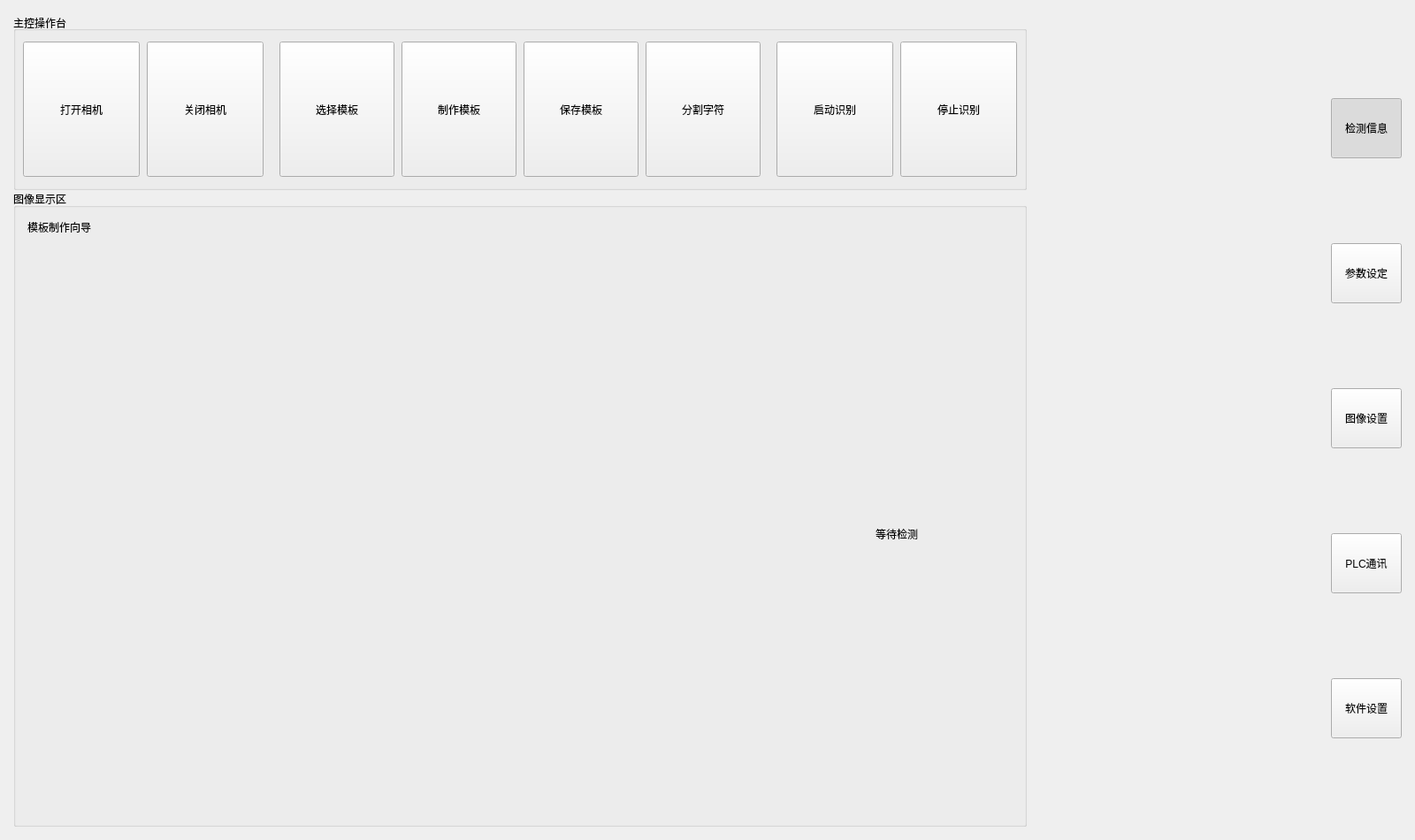
<?xml version="1.0" encoding="UTF-8"?>
<ui version="4.0">
 <class>MainWindow</class>
 <widget class="QWidget" name="MainWindow">
  <property name="geometry">
   <rect>
    <x>0</x>
    <y>0</y>
    <width>1600</width>
    <height>950</height>
   </rect>
  </property>
  <property name="windowTitle">
   <string>智能视觉检测系统</string>
  </property>
  <layout class="QHBoxLayout" name="horizontalLayout_mainWindow" stretch="10,3,0">
   <property name="spacing">
    <number>0</number>
   </property>
   <property name="leftMargin">
    <number>15</number>
   </property>
   <property name="topMargin">
    <number>15</number>
   </property>
   <property name="rightMargin">
    <number>15</number>
   </property>
   <property name="bottomMargin">
    <number>15</number>
   </property>
   <item>
    <widget class="QWidget" name="widget_leftPanel" native="true">
     <property name="sizePolicy">
      <sizepolicy hsizetype="Expanding" vsizetype="Expanding">
       <horstretch>60</horstretch>
       <verstretch>0</verstretch>
      </sizepolicy>
     </property>
     <layout class="QVBoxLayout" name="verticalLayout_leftPanel">
      <property name="spacing">
       <number>0</number>
      </property>
      <property name="leftMargin">
       <number>0</number>
      </property>
      <property name="topMargin">
       <number>0</number>
      </property>
      <property name="rightMargin">
       <number>0</number>
      </property>
      <property name="bottomMargin">
       <number>0</number>
      </property>
      <item>
       <widget class="QGroupBox" name="groupBox_mainControls">
        <property name="sizePolicy">
         <sizepolicy hsizetype="Expanding" vsizetype="Expanding">
          <horstretch>0</horstretch>
          <verstretch>0</verstretch>
         </sizepolicy>
        </property>
        <property name="minimumSize">
         <size>
          <width>0</width>
          <height>200</height>
         </size>
        </property>
        <property name="maximumSize">
         <size>
          <width>16777215</width>
          <height>200</height>
         </size>
        </property>
        <property name="title">
         <string>主控操作台</string>
        </property>
        <property name="alignment">
         <set>Qt::AlignLeading|Qt::AlignLeft|Qt::AlignVCenter</set>
        </property>
        <layout class="QHBoxLayout" name="horizontalLayout_mainControls" stretch="1,2,1">
         <property name="spacing">
          <number>18</number>
         </property>
         <property name="leftMargin">
          <number>8</number>
         </property>
         <property name="topMargin">
          <number>12</number>
         </property>
         <property name="rightMargin">
          <number>8</number>
         </property>
         <property name="bottomMargin">
          <number>12</number>
         </property>
         <item>
          <widget class="QWidget" name="widget_cameraControls">
           <layout class="QHBoxLayout" name="horizontalLayout_cameraControls">
            <property name="spacing">
             <number>8</number>
            </property>
            <property name="leftMargin">
             <number>0</number>
            </property>
            <property name="topMargin">
             <number>0</number>
            </property>
            <property name="rightMargin">
             <number>0</number>
            </property>
            <property name="bottomMargin">
             <number>0</number>
            </property>
            <item>
             <widget class="QToolButton" name="toolButton_openCamera">
              <property name="sizePolicy">
               <sizepolicy hsizetype="Expanding" vsizetype="Expanding">
                <horstretch>0</horstretch>
                <verstretch>0</verstretch>
               </sizepolicy>
              </property>
              <property name="minimumSize">
               <size>
                <width>0</width>
                <height>85</height>
               </size>
              </property>
              <property name="text">
               <string>打开相机</string>
              </property>
              <property name="icon">
               <iconset resource="../../resource/image.qrc">
                <normaloff>:/Img_Icon_camera3.ico</normaloff>:/Img_Icon_camera3.ico</iconset>
              </property>
              <property name="iconSize">
               <size>
                <width>48</width>
                <height>48</height>
               </size>
              </property>
              <property name="toolButtonStyle">
               <enum>Qt::ToolButtonTextUnderIcon</enum>
              </property>
             </widget>
            </item>
            <item>
             <widget class="QToolButton" name="toolButton_closeCamera">
              <property name="sizePolicy">
               <sizepolicy hsizetype="Expanding" vsizetype="Expanding">
                <horstretch>0</horstretch>
                <verstretch>0</verstretch>
               </sizepolicy>
              </property>
              <property name="minimumSize">
               <size>
                <width>0</width>
                <height>85</height>
               </size>
              </property>
              <property name="text">
               <string>关闭相机</string>
              </property>
              <property name="icon">
               <iconset resource="../../resource/image.qrc">
                <normaloff>:/1.png</normaloff>:/1.png</iconset>
              </property>
              <property name="iconSize">
               <size>
                <width>48</width>
                <height>48</height>
               </size>
              </property>
              <property name="toolButtonStyle">
               <enum>Qt::ToolButtonTextUnderIcon</enum>
              </property>
             </widget>
            </item>
           </layout>
          </widget>
         </item>
         <item>
          <widget class="QWidget" name="widget_templateControls">
           <layout class="QHBoxLayout" name="horizontalLayout_templateControls">
            <property name="spacing">
             <number>8</number>
            </property>
            <property name="leftMargin">
             <number>0</number>
            </property>
            <property name="topMargin">
             <number>0</number>
            </property>
            <property name="rightMargin">
             <number>0</number>
            </property>
            <property name="bottomMargin">
             <number>0</number>
            </property>
            <item>
             <widget class="QToolButton" name="toolButton_selectTemplate">
              <property name="sizePolicy">
               <sizepolicy hsizetype="Expanding" vsizetype="Expanding">
                <horstretch>0</horstretch>
                <verstretch>0</verstretch>
               </sizepolicy>
              </property>
              <property name="minimumSize">
               <size>
                <width>0</width>
                <height>85</height>
               </size>
              </property>
              <property name="text">
               <string>选择模板</string>
              </property>
              <property name="icon">
               <iconset resource="../../resource/image.qrc">
                <normaloff>:/3.png</normaloff>:/3.png</iconset>
              </property>
              <property name="iconSize">
               <size>
                <width>48</width>
                <height>48</height>
               </size>
              </property>
              <property name="toolButtonStyle">
               <enum>Qt::ToolButtonTextUnderIcon</enum>
              </property>
             </widget>
            </item>
            <item>
             <widget class="QToolButton" name="toolButton_createTemplate">
              <property name="sizePolicy">
               <sizepolicy hsizetype="Expanding" vsizetype="Expanding">
                <horstretch>0</horstretch>
                <verstretch>0</verstretch>
               </sizepolicy>
              </property>
              <property name="minimumSize">
               <size>
                <width>0</width>
                <height>85</height>
               </size>
              </property>
              <property name="text">
               <string>制作模板</string>
              </property>
              <property name="icon">
               <iconset resource="../../resource/image.qrc">
                <normaloff>:/11.png</normaloff>:/11.png</iconset>
              </property>
              <property name="iconSize">
               <size>
                <width>48</width>
                <height>48</height>
               </size>
              </property>
              <property name="toolButtonStyle">
               <enum>Qt::ToolButtonTextUnderIcon</enum>
              </property>
             </widget>
            </item>
            <item>
             <widget class="QToolButton" name="toolButton_saveTemplate">
              <property name="sizePolicy">
               <sizepolicy hsizetype="Expanding" vsizetype="Expanding">
                <horstretch>0</horstretch>
                <verstretch>0</verstretch>
               </sizepolicy>
              </property>
              <property name="minimumSize">
               <size>
                <width>0</width>
                <height>85</height>
               </size>
              </property>
              <property name="text">
               <string>保存模板</string>
              </property>
              <property name="icon">
               <iconset resource="../../resource/image.qrc">
                <normaloff>:/Img_Icon_database.ico</normaloff>:/Img_Icon_database.ico</iconset>
              </property>
              <property name="iconSize">
               <size>
                <width>48</width>
                <height>48</height>
               </size>
              </property>
              <property name="toolButtonStyle">
               <enum>Qt::ToolButtonTextUnderIcon</enum>
              </property>
             </widget>
            </item>
            <item>
             <widget class="QToolButton" name="toolButton_editCharacterTemplates">
              <property name="sizePolicy">
               <sizepolicy hsizetype="Expanding" vsizetype="Expanding">
                <horstretch>0</horstretch>
                <verstretch>0</verstretch>
               </sizepolicy>
              </property>
              <property name="minimumSize">
               <size>
                <width>0</width>
                <height>85</height>
               </size>
              </property>
              <property name="text">
               <string>分割字符</string>
              </property>
              <property name="icon">
               <iconset resource="../../resource/image.qrc">
                <normaloff>:/Img_Icon_image.ico</normaloff>:/Img_Icon_image.ico</iconset>
              </property>
              <property name="iconSize">
               <size>
                <width>48</width>
                <height>48</height>
               </size>
              </property>
              <property name="toolButtonStyle">
               <enum>Qt::ToolButtonTextUnderIcon</enum>
              </property>
             </widget>
            </item>
           </layout>
          </widget>
         </item>
         <item>
          <widget class="QWidget" name="widget_inspectionControls">
           <layout class="QHBoxLayout" name="horizontalLayout_inspectionControls">
            <property name="spacing">
             <number>8</number>
            </property>
            <property name="leftMargin">
             <number>0</number>
            </property>
            <property name="topMargin">
             <number>0</number>
            </property>
            <property name="rightMargin">
             <number>0</number>
            </property>
            <property name="bottomMargin">
             <number>0</number>
            </property>
            <item>
             <widget class="QToolButton" name="toolButton_startInspection">
              <property name="sizePolicy">
               <sizepolicy hsizetype="Expanding" vsizetype="Expanding">
                <horstretch>0</horstretch>
                <verstretch>0</verstretch>
               </sizepolicy>
              </property>
              <property name="minimumSize">
               <size>
                <width>0</width>
                <height>85</height>
               </size>
              </property>
              <property name="text">
               <string>启动识别</string>
              </property>
              <property name="icon">
               <iconset resource="../../resource/image.qrc">
                <normaloff>:/13.png</normaloff>:/13.png</iconset>
              </property>
              <property name="iconSize">
               <size>
                <width>48</width>
                <height>48</height>
               </size>
              </property>
              <property name="toolButtonStyle">
               <enum>Qt::ToolButtonTextUnderIcon</enum>
              </property>
             </widget>
            </item>
            <item>
             <widget class="QToolButton" name="toolButton_stopInspection">
              <property name="sizePolicy">
               <sizepolicy hsizetype="Expanding" vsizetype="Expanding">
                <horstretch>0</horstretch>
                <verstretch>0</verstretch>
               </sizepolicy>
              </property>
              <property name="minimumSize">
               <size>
                <width>0</width>
                <height>85</height>
               </size>
              </property>
              <property name="text">
               <string>停止识别</string>
              </property>
              <property name="icon">
               <iconset resource="../../resource/image.qrc">
                <normaloff>:/close.png</normaloff>:/close.png</iconset>
              </property>
              <property name="iconSize">
               <size>
                <width>48</width>
                <height>48</height>
               </size>
              </property>
              <property name="toolButtonStyle">
               <enum>Qt::ToolButtonTextUnderIcon</enum>
              </property>
             </widget>
            </item>
           </layout>
          </widget>
         </item>
        </layout>
       </widget>
      </item>
      <item>
       <widget class="QGroupBox" name="groupBox_imageDisplay">
        <property name="sizePolicy">
         <sizepolicy hsizetype="Expanding" vsizetype="Expanding">
          <horstretch>0</horstretch>
          <verstretch>0</verstretch>
         </sizepolicy>
        </property>
        <property name="title">
         <string>图像显示区</string>
        </property>
        <layout class="QVBoxLayout" name="verticalLayout_imageDisplay">
         <property name="spacing">
          <number>0</number>
         </property>
         <property name="leftMargin">
          <number>2</number>
         </property>
         <property name="topMargin">
          <number>2</number>
         </property>
         <property name="rightMargin">
          <number>2</number>
         </property>
         <property name="bottomMargin">
          <number>2</number>
         </property>
         <item>
          <widget class="QFrame" name="frame_templateGuide">
           <property name="sizePolicy">
            <sizepolicy hsizetype="Maximum" vsizetype="Maximum">
             <horstretch>0</horstretch>
             <verstretch>0</verstretch>
            </sizepolicy>
           </property>
           <property name="visible">
            <bool>false</bool>
           </property>
           <property name="frameShape">
            <enum>QFrame::NoFrame</enum>
           </property>
           <layout class="QHBoxLayout" name="horizontalLayout_templateGuide">
            <item>
             <widget class="QLabel" name="label_templateGuideTitle">
              <property name="text">
               <string>模板制作向导</string>
              </property>
             </widget>
            </item>
            <item>
             <widget class="QLabel" name="label_templateGuideBody">
              <property name="text">
               <string/>
              </property>
             </widget>
            </item>
           </layout>
          </widget>
         </item>
         <item>
          <layout class="QHBoxLayout" name="horizontalLayout_imageAndResult" stretch="3,1">
           <property name="spacing">
            <number>0</number>
           </property>
           <item>
            <widget class="InspectionImageCanvas" name="inspectionImageCanvas">
             <property name="sizePolicy">
              <sizepolicy hsizetype="Expanding" vsizetype="Expanding">
               <horstretch>1</horstretch>
               <verstretch>0</verstretch>
              </sizepolicy>
             </property>
             <property name="minimumSize">
              <size>
               <width>1</width>
               <height>1</height>
              </size>
             </property>
             <property name="maximumSize">
              <size>
               <width>16777215</width>
               <height>16777215</height>
              </size>
             </property>
             <property name="text">
              <string/>
             </property>
             <property name="scaledContents">
              <bool>true</bool>
             </property>
             <property name="alignment">
              <set>Qt::AlignCenter</set>
             </property>
            </widget>
           </item>
           <item>
            <widget class="QLabel" name="label_verdictResult">
             <property name="sizePolicy">
              <sizepolicy hsizetype="Expanding" vsizetype="Expanding">
               <horstretch>0</horstretch>
               <verstretch>0</verstretch>
              </sizepolicy>
             </property>
             <property name="minimumSize">
              <size>
               <width>220</width>
               <height>72</height>
              </size>
             </property>
             <property name="maximumSize">
              <size>
               <width>16777215</width>
               <height>16777215</height>
              </size>
             </property>
             <property name="text">
              <string>等待检测</string>
             </property>
             <property name="alignment">
              <set>Qt::AlignCenter</set>
             </property>
             <property name="wordWrap">
              <bool>true</bool>
             </property>
             <property name="verdict" stdset="0">
              <string>idle</string>
             </property>
            </widget>
           </item>
          </layout>
         </item>
        </layout>
       </widget>
      </item>
     </layout>
    </widget>
   </item>
   <item>
    <widget class="QWidget" name="widget_rightPanel" native="true">
     <property name="sizePolicy">
      <sizepolicy hsizetype="Preferred" vsizetype="Expanding">
       <horstretch>40</horstretch>
       <verstretch>0</verstretch>
      </sizepolicy>
     </property>
     <property name="minimumSize">
      <size>
       <width>200</width>
       <height>0</height>
      </size>
     </property>
     <property name="maximumSize">
      <size>
       <width>16777215</width>
       <height>16777215</height>
      </size>
     </property>
     <property name="visible">
      <bool>true</bool>
     </property>
     <layout class="QVBoxLayout" name="verticalLayout_rightPanel">
      <property name="spacing">
       <number>0</number>
      </property>
      <property name="leftMargin">
       <number>0</number>
      </property>
      <property name="topMargin">
       <number>0</number>
      </property>
      <property name="rightMargin">
       <number>0</number>
      </property>
      <property name="bottomMargin">
       <number>0</number>
      </property>
      <item>
       <widget class="QStackedWidget" name="stackedWidget_rightDrawer">
        <property name="currentIndex">
         <number>0</number>
        </property>
        <widget class="QWidget" name="page_inspectionInfo"/>
        <widget class="QWidget" name="page_detectionSettings"/>
        <widget class="QWidget" name="page_imageSettings"/>
        <widget class="QWidget" name="page_plcSettings"/>
        <widget class="QWidget" name="page_softwareSettings"/>
       </widget>
      </item>
     </layout>
    </widget>
   </item>
   <item>
    <widget class="QWidget" name="widget_rightNavigationRail" native="true">
     <property name="minimumSize">
      <size>
       <width>80</width>
       <height>0</height>
      </size>
     </property>
     <property name="maximumSize">
      <size>
       <width>80</width>
       <height>16777215</height>
      </size>
     </property>
     <layout class="QVBoxLayout" name="verticalLayout_rightNavigationRail">
      <property name="spacing">
       <number>0</number>
      </property>
      <property name="leftMargin">
       <number>0</number>
      </property>
      <property name="topMargin">
       <number>0</number>
      </property>
      <property name="rightMargin">
       <number>0</number>
      </property>
      <property name="bottomMargin">
       <number>0</number>
      </property>
      <item>
       <widget class="QToolButton" name="toolButton_showInspectionInfo">
        <property name="sizePolicy">
         <sizepolicy hsizetype="Preferred" vsizetype="Fixed">
          <horstretch>0</horstretch>
          <verstretch>0</verstretch>
         </sizepolicy>
        </property>
        <property name="minimumSize">
         <size>
          <width>72</width>
          <height>68</height>
         </size>
        </property>
        <property name="toolTip">
         <string>检测信息</string>
        </property>
        <property name="text">
         <string>检测信息</string>
        </property>
        <property name="icon">
         <iconset resource="../../resource/image.qrc">
          <normaloff>:/svg/nav_inspection.svg</normaloff>:/svg/nav_inspection.svg</iconset>
        </property>
        <property name="iconSize">
         <size>
          <width>28</width>
          <height>28</height>
         </size>
        </property>
        <property name="checkable">
         <bool>true</bool>
        </property>
        <property name="checked">
         <bool>true</bool>
        </property>
        <property name="toolButtonStyle">
         <enum>Qt::ToolButtonTextUnderIcon</enum>
        </property>
       </widget>
      </item>
      <item>
       <widget class="QToolButton" name="toolButton_showDetectionSettings">
        <property name="sizePolicy">
         <sizepolicy hsizetype="Preferred" vsizetype="Fixed">
          <horstretch>0</horstretch>
          <verstretch>0</verstretch>
         </sizepolicy>
        </property>
        <property name="minimumSize">
         <size>
          <width>72</width>
          <height>68</height>
         </size>
        </property>
        <property name="toolTip">
         <string>参数设定</string>
        </property>
        <property name="text">
         <string>参数设定</string>
        </property>
        <property name="icon">
         <iconset resource="../../resource/image.qrc">
          <normaloff>:/svg/nav_parameters.svg</normaloff>:/svg/nav_parameters.svg</iconset>
        </property>
        <property name="iconSize">
         <size>
          <width>28</width>
          <height>28</height>
         </size>
        </property>
        <property name="checkable">
         <bool>true</bool>
        </property>
        <property name="toolButtonStyle">
         <enum>Qt::ToolButtonTextUnderIcon</enum>
        </property>
       </widget>
      </item>
      <item>
       <widget class="QToolButton" name="toolButton_showImageSettings">
        <property name="sizePolicy">
         <sizepolicy hsizetype="Preferred" vsizetype="Fixed">
          <horstretch>0</horstretch>
          <verstretch>0</verstretch>
         </sizepolicy>
        </property>
        <property name="minimumSize">
         <size>
          <width>72</width>
          <height>68</height>
         </size>
        </property>
        <property name="toolTip">
         <string>图像设置</string>
        </property>
        <property name="text">
         <string>图像设置</string>
        </property>
        <property name="icon">
         <iconset resource="../../resource/image.qrc">
          <normaloff>:/svg/nav_image.svg</normaloff>:/svg/nav_image.svg</iconset>
        </property>
        <property name="iconSize">
         <size>
          <width>28</width>
          <height>28</height>
         </size>
        </property>
        <property name="checkable">
         <bool>true</bool>
        </property>
        <property name="toolButtonStyle">
         <enum>Qt::ToolButtonTextUnderIcon</enum>
        </property>
       </widget>
      </item>
      <item>
       <widget class="QToolButton" name="toolButton_showPlcSettings">
        <property name="sizePolicy">
         <sizepolicy hsizetype="Preferred" vsizetype="Fixed">
          <horstretch>0</horstretch>
          <verstretch>0</verstretch>
         </sizepolicy>
        </property>
        <property name="minimumSize">
         <size>
          <width>72</width>
          <height>68</height>
         </size>
        </property>
        <property name="toolTip">
         <string>PLC通讯</string>
        </property>
        <property name="text">
         <string>PLC通讯</string>
        </property>
        <property name="icon">
         <iconset resource="../../resource/image.qrc">
          <normaloff>:/svg/nav_plc.svg</normaloff>:/svg/nav_plc.svg</iconset>
        </property>
        <property name="iconSize">
         <size>
          <width>28</width>
          <height>28</height>
         </size>
        </property>
        <property name="checkable">
         <bool>true</bool>
        </property>
        <property name="toolButtonStyle">
         <enum>Qt::ToolButtonTextUnderIcon</enum>
        </property>
       </widget>
      </item>
      <item>
       <widget class="QToolButton" name="toolButton_showSoftwareSettings">
        <property name="sizePolicy">
         <sizepolicy hsizetype="Preferred" vsizetype="Fixed">
          <horstretch>0</horstretch>
          <verstretch>0</verstretch>
         </sizepolicy>
        </property>
        <property name="minimumSize">
         <size>
          <width>72</width>
          <height>68</height>
         </size>
        </property>
        <property name="toolTip">
         <string>软件设置</string>
        </property>
        <property name="text">
         <string>软件设置</string>
        </property>
        <property name="icon">
         <iconset resource="../../resource/image.qrc">
          <normaloff>:/svg/nav_software.svg</normaloff>:/svg/nav_software.svg</iconset>
        </property>
        <property name="iconSize">
         <size>
          <width>28</width>
          <height>28</height>
         </size>
        </property>
        <property name="checkable">
         <bool>true</bool>
        </property>
        <property name="toolButtonStyle">
         <enum>Qt::ToolButtonTextUnderIcon</enum>
        </property>
       </widget>
      </item>
     </layout>
    </widget>
   </item>
  </layout>
 </widget>
 <layoutdefault spacing="6" margin="11"/>
 <customwidgets>
  <customwidget>
   <class>InspectionImageCanvas</class>
   <extends>QLabel</extends>
   <header>ui/main_window/inspection_image_canvas.h</header>
  </customwidget>
 </customwidgets>
 <resources>
  <include location="../../resource/image.qrc"/>
 </resources>
 <connections/>
</ui>
